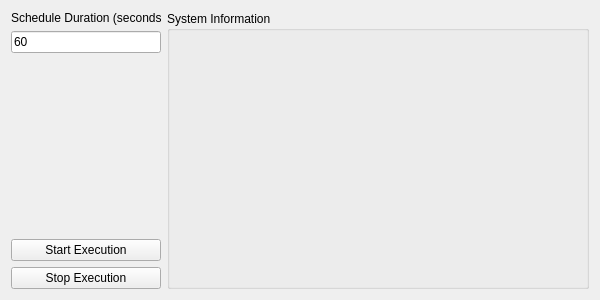
<?xml version="1.0" encoding="UTF-8"?>
<ui version="4.0">
 <class>InfoWindow</class>
 <widget class="QWidget" name="InfoWindow">
  <property name="geometry">
   <rect>
    <x>100</x>
    <y>100</y>
    <width>600</width>
    <height>300</height>
   </rect>
  </property>
  <property name="minimumSize">
   <size>
    <width>450</width>
    <height>300</height>
   </size>
  </property>
  <!-- maximumSize removed to allow user resizing of the window -->
  <property name="windowTitle">
   <string>System and Model Information</string>
  </property>
  <layout class="QHBoxLayout" name="horizontalLayout">
   <item>
    <layout class="QVBoxLayout" name="leftLayout">
     <item>
      <widget class="QLabel" name="duration_label">
       <property name="text">
        <string>Schedule Duration (seconds):</string>
       </property>
       <property name="maximumSize">
        <size>
         <width>150</width>
         <height>16777215</height>
        </size>
       </property>
      </widget>
     </item>
     <item>
      <widget class="QLineEdit" name="duration_edit">
       <property name="sizePolicy">
        <sizepolicy hsizetype="Fixed" vsizetype="Fixed">
         <horstretch>0</horstretch>
         <verstretch>0</verstretch>
        </sizepolicy>
       </property>
       <property name="maximumSize">
        <size>
         <width>150</width>
         <height>16777215</height>
        </size>
       </property>
       <property name="text">
        <string>60</string>
       </property>
      </widget>
     </item>
     <item>
      <spacer name="verticalSpacer">
       <property name="orientation">
        <enum>Qt::Vertical</enum>
       </property>
       <property name="sizeHint" stdset="0">
        <size>
         <width>20</width>
         <height>40</height>
        </size>
       </property>
      </spacer>
     </item>
     <item>
      <widget class="QPushButton" name="start_button">
       <property name="sizePolicy">
        <sizepolicy hsizetype="Fixed" vsizetype="Fixed">
         <horstretch>0</horstretch>
         <verstretch>0</verstretch>
        </sizepolicy>
       </property>
       <property name="maximumSize">
        <size>
         <width>150</width>
         <height>16777215</height>
        </size>
       </property>
       <property name="text">
        <string>Start Execution</string>
       </property>
      </widget>
     </item>
     <item>
      <widget class="QPushButton" name="stop_button">
       <property name="sizePolicy">
        <sizepolicy hsizetype="Fixed" vsizetype="Fixed">
         <horstretch>0</horstretch>
         <verstretch>0</verstretch>
        </sizepolicy>
       </property>
       <property name="maximumSize">
        <size>
         <width>150</width>
         <height>16777215</height>
        </size>
       </property>
       <property name="text">
        <string>Stop Execution</string>
       </property>
      </widget>
     </item>
    </layout>
   </item>
   <item>
    <widget class="QGroupBox" name="infoGroupBox">
     <property name="title">
      <string>System Information</string>
     </property>
     <property name="sizePolicy">
      <sizepolicy hsizetype="Expanding" vsizetype="Preferred">
       <horstretch>0</horstretch>
       <verstretch>0</verstretch>
      </sizepolicy>
     </property>
     <property name="minimumSize">
      <size>
       <width>175</width>
       <height>0</height>
      </size>
     </property>
     <layout class="QVBoxLayout" name="infoLayout">
      <item>
       <widget class="QLabel" name="schedule_name_label">
        <property name="text">
         <string/>
        </property>
        <property name="wordWrap">
         <bool>true</bool>
        </property>
       </widget>
      </item>
      <item>
       <widget class="QLabel" name="model_performance_label">
        <property name="text">
         <string/>
        </property>
        <property name="wordWrap">
         <bool>true</bool>
        </property>
       </widget>
      </item>
      <item>
       <widget class="QLabel" name="cpu_info_label">
        <property name="text">
         <string/>
        </property>
        <property name="wordWrap">
         <bool>true</bool>
        </property>
       </widget>
      </item>
      <item>
       <widget class="QLabel" name="npu_info_label">
        <property name="text">
         <string/>
        </property>
        <property name="wordWrap">
         <bool>true</bool>
        </property>
       </widget>
      </item>
     </layout>
    </widget>
   </item>
  </layout>
 </widget>
 <resources/>
 <connections/>
</ui>
